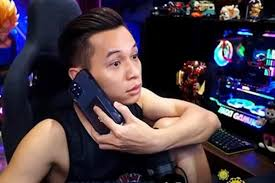
#> input picture python_image_converter/ttlab.jpg, 275 x 183 px, found by its file name
$ python code.py
#> lines starting #> are read from the running program, lines starting #| are printed output that depends on the picture
import os
import time
import numpy as np
import cv2
import serial
from matplotlib import pyplot as plt

# ==========================================
# CÁC HÀM CHUYỂN ĐỔI HỆ MÀU (8-bit sang RGB565)
# ==========================================
def EightBitsTo5Bits(adc):
    return bin(int((adc * 31.0) / 255.0))[2:].zfill(5)

def EightBitsTo6Bits(adc):
    return bin(int((adc * 63.0) / 255.0))[2:].zfill(6)

# ==========================================
# HÀM XỬ LÝ ẢNH VÀ TẠO FILE .COE
# ==========================================
def imgToMemoryFile(fileName, WH={'W': 320, 'H': 240}):
    print(f"Đang xử lý ảnh: {fileName}...")

    # Đọc ảnh và Resize về đúng độ phân giải
    img = cv2.imread(fileName)
#> img is the input picture: shape (183, 275, 3); mean B, G, R 66.6, 58.1, 70.4
    if img is None:
        print(f"LỖI: Không tìm thấy ảnh '{fileName}'. Vui lòng kiểm tra lại đường dẫn!")
        return False

    img = cv2.cvtColor(img, cv2.COLOR_BGR2RGB) # Chuyển hệ màu của OpenCV sang RGB chuẩn
    img = cv2.resize(img, (WH['W'], WH['H']))
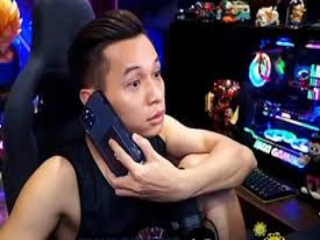
#> img: shape (240, 320, 3); mean R, G, B 70.3, 58, 66.5

    # Chuyển đổi sang hệ màu RGB565
    EightBitsTo5Bits_V = np.vectorize(EightBitsTo5Bits)
    EightBitsTo6Bits_V = np.vectorize(EightBitsTo6Bits)

    r = EightBitsTo5Bits_V(img[:, :, 0]).reshape(-1, 1)
    g = EightBitsTo6Bits_V(img[:, :, 1]).reshape(-1, 1)
    b = EightBitsTo5Bits_V(img[:, :, 2]).reshape(-1, 1)

    st = ''
    for i in range(r.shape[0]):
        # Ghép 5 bit R + 6 bit G + 5 bit B thành chuỗi nhị phân 16-bit, sau đó chuyển sang HEX
        hex_val = hex(int(r[i][0] + g[i][0] + b[i][0], 2))[2:].zfill(4)
        st += hex_val + ',\n'
#> this loop made 76800 passes
#> hex_val on passes 1 to 3: 'f62e', 'f64e', 'f68e'

    # Tạo thư mục chứa file nếu chưa có
    os.makedirs('./ImageMemoryFile', exist_ok=True)

    # Lưu ra file MemoryFile.coe
    coe_path = './ImageMemoryFile/MemoryFile.coe'
    with open(coe_path, 'w+') as f:
        f.write('memory_initialization_radix=16;\nmemory_initialization_vector=\n')
        f.write(st[:-2] + ';')

    print(f"Đã tạo xong file dữ liệu ảnh tại: {coe_path}")
    return True

# ==========================================
# HÀM TRUYỀN DỮ LIỆU QUA UART CHO FPGA
# ==========================================
def sendBRAMData(ser, fileName=''):
#> called with fileName = './ImageMemoryFile/MemoryFile.coe'
    try:
        with open(fileName) as fil:
            lisa = list(map(lambda x: x.strip()[:-1], fil.readlines()))[2:]
    except FileNotFoundError:
        print(f"LỖI: Không tìm thấy file {fileName}")
        return

    print(f"Bắt đầu gom {len(lisa)} pixel vào Buffer...")

    # Tạo một mảng byte trống
    tx_buffer = bytearray()

    for i in range(len(lisa)):
        val = int('0x' + lisa[i], 16)
        high_byte = (val >> 8) & 0xFF
        low_byte  = val & 0xFF

        # Nhét 2 byte vào mảng thay vì gửi đi ngay
        tx_buffer.append(high_byte)
        tx_buffer.append(low_byte)

    print(f"Đã gom xong! Bắt đầu truyền một mạch {len(tx_buffer)} bytes xuống FPGA...")

    # Đo thời gian truyền thực tế
    start_time = time.time()

    # Gửi TOÀN BỘ mảng đi trong 1 câu lệnh duy nhất
    ser.write(tx_buffer)

    # Bắt buộc phải có lệnh này để chờ phần cứng gửi xong toàn bộ Buffer mới đi tiếp
    ser.flush()

    end_time = time.time()
    print(f"Truyền ảnh hoàn tất! Thời gian mất: {round(end_time - start_time, 2)} giây.")

# ==========================================
# CHƯƠNG TRÌNH CHÍNH (MAIN)
# ==========================================
if __name__ == '__main__':
    # 1. Cấu hình ban đầu
    IMAGE_NAME = r'D:\HDL_verilog_lab\HDL_project\hdl_vscode\python_image_converter/ttlab.jpg'  # Tên file ảnh cần truyền (để cùng thư mục với code)
    RESOLUTION = {'W': 320, 'H': 240} # Độ phân giải (để dùng Pixel Doubling)


    SERIAL_PORT = 'COM6'
    BAUDRATE = 921600
    DELAY_TIME = 0.0002 # Giữ thời gian delay nhỏ nhất để truyền nhanh hơn

    # 2. Tiền xử lý ảnh
    success = imgToMemoryFile(IMAGE_NAME, RESOLUTION)

    # 3. Mở cổng Serial và truyền dữ liệu
    if success:
        try:
            print(f"Đang mở cổng {SERIAL_PORT} ở baudrate {BAUDRATE}...")
            ser = serial.Serial(SERIAL_PORT, BAUDRATE)
            time.sleep(2) # Chờ cổng Serial ổn định

            sendBRAMData(ser, fileName='./ImageMemoryFile/MemoryFile.coe')

            ser.close()
            print("Đã đóng cổng Serial.")
        except serial.SerialException as e:
            print(f"LỖI CỔNG SERIAL: {e}")
            print(f"Hãy chắc chắn bạn đã cắm cáp USB-UART và nhập đúng tên cổng {SERIAL_PORT}.")
